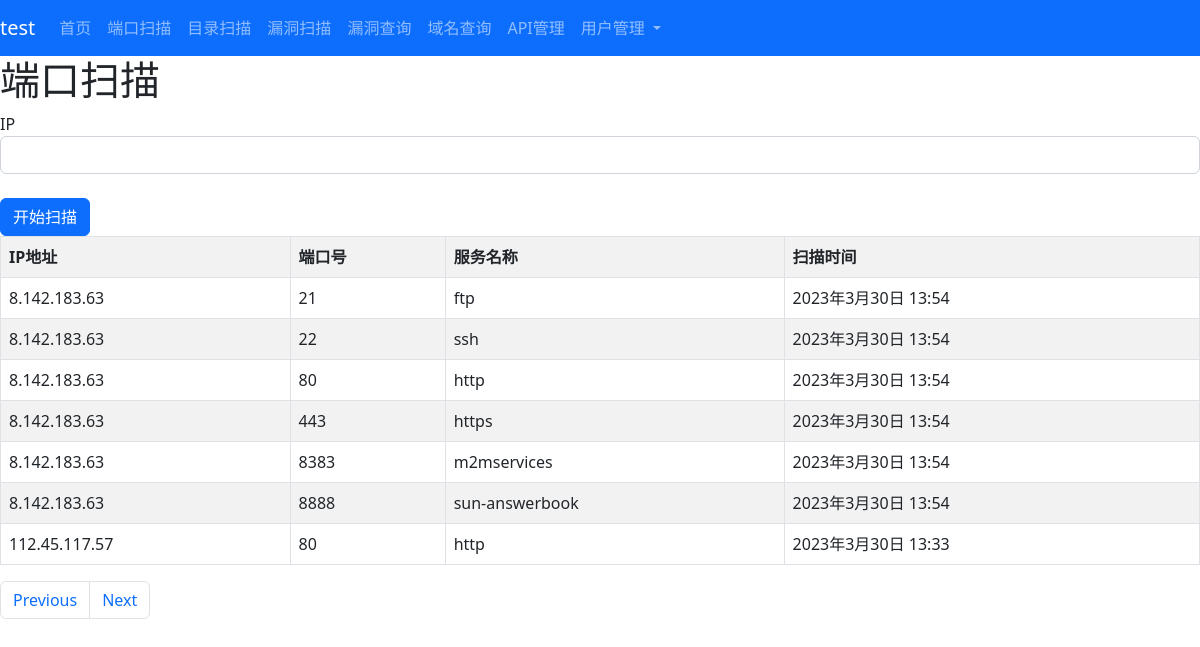
The app's page /port-scan/?page=2 (signed in) with its own data.
### portscan/models.py (models this page shows)
class Ports(models.Model):
    username = models.CharField(max_length=20)
    ip = models.GenericIPAddressField()
    portid = models.IntegerField()
    service = models.CharField(max_length=30,default='unknown')
    datetime = models.DateTimeField()

### portscan/views.py (the view, shortened to what this page needs)
# urls.py: path('port-scan/',portscan_views.scanner),
def scanner(request):
    if not request.session.get('is_login', None):
        return redirect('/')
    port_list = models.Ports.objects.filter(username=request.session['username']).order_by("-datetime")
    port_list = Paginator(port_list, 7)
    page = request.GET.get('page')
    port_list = port_list.get_page(page)
    return render(request,'port-scan.html',locals())

### templates/port-scan.html (shortened to what this page needs)
{%extends "base.html" %}
{% block mainbody %}
<h1>端口扫描</h1>
<div class="row">
    <div class="col p-6">
        <form action="/port-scan/" method="post">
        <label>IP</label>
        <input class="form-control"  type="text" name="ip"><br/>
        <input type="submit" value="开始扫描" class="btn btn-primary btn-block"/>
        </form>
    </div>
</div>
<div class="row">
    <div class="col p-6">
        <table class="table table-bordered table-striped">
            <tr>
                <th>IP地址</th>
                <th>端口号</th>
                <th>服务名称</th>
                <th>扫描时间</th>
            </tr>
            {% for result in port_list %}
            <tr>
                <td>{{ result.ip }}</td>
                <td>{{ result.portid }}</td>
                <td>{{ result.service }}</td>
                <td>{{ result.datetime }}</td>
            </tr>
            {% endfor %}
        </table>
        <ul class="pagination">
            {% if port_list.has_previous %}
            <li class="page-item"><a class="page-link" href="/port-scan/?page={{ port_list.previous_page_number }}">Previous</a></li>
            {% endif %}
            {% if port_list.has_next %}
            <li class="page-item"><a class="page-link" href="/port-scan/?page={{ port_list.next_page_number }}">Next</a></li>
            {% endif %}
        </ul>
    </div>
</div>
{% endblock %}

### records on screen
Ports: ip "8.142.183.63", portid "21", service "ftp", datetime "2023年3月30日 13:54"
Ports: ip "8.142.183.63", portid "22", service "ssh", datetime "2023年3月30日 13:54"
Ports: ip "8.142.183.63", portid "80", service "http", datetime "2023年3月30日 13:54"
Ports: ip "8.142.183.63", portid "443", service "https", datetime "2023年3月30日 13:54"
Ports: ip "8.142.183.63", portid "8383", service "m2mservices", datetime "2023年3月30日 13:54"
Ports: ip "8.142.183.63", portid "8888", service "sun-answerbook", datetime "2023年3月30日 13:54"
Ports: ip "112.45.117.57", portid "80", service "http", datetime "2023年3月30日 13:33"

### other values on screen
{{ request.session.username }} "test"
